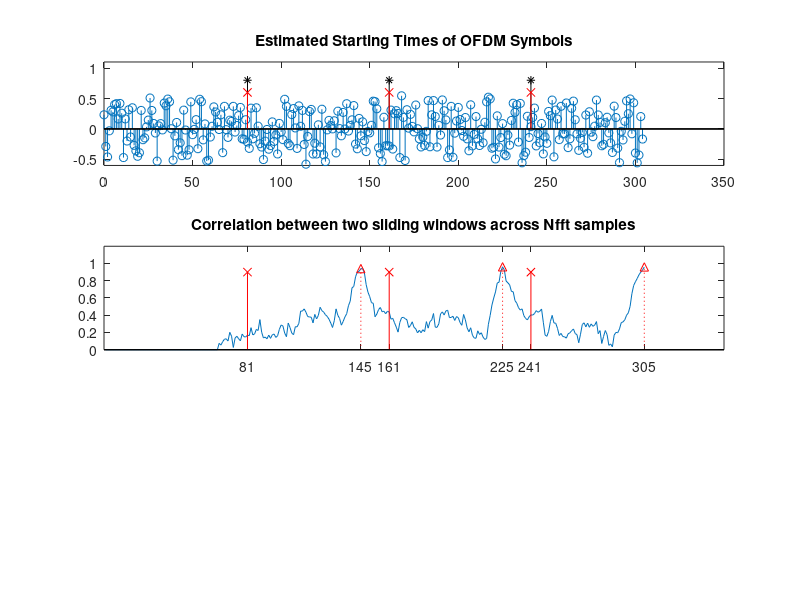

Write the MATLAB code that produced this figure.
%do_STO_estimation.m 
% To estimate the STO (Symbol Time Offset)
%Copyleft: Won Y. Yang, wyyang53@hanmail.net, CAU for academic use only
clear, clf
Cor_thd = 0.93; % Threshold of correlation for peak detection
Nfft=64;  Ng=16; % FFT/Guard interval size
Nsym=Nfft+Ng;  Nw=Ng; % Symbol/Window size
Nd=65; % Remaining period of the last symbol in the previous frame
% Make a pseudo frame to transmit
t_frame = rand(1,Nd)-0.5+j*( rand(1,Nd)-0.5);  
N_Symbols = 3; % Number of OFDM symbols to be generated for simulation
for i=1:N_Symbols
   symbol = rand(1,Nfft)-0.5+j*(rand(1,Nfft)-0.5); % An arbitrary data
   symbol_cp = [symbol(end-Ng+1:end) symbol]; % OFDM Symbol with CP
   t_frame = [t_frame symbol_cp]; % Append a frame by a symbol with CP
end
L_frame = length(t_frame);  nn=0:L_frame-1;
noise = 0.2*(rand(1,L_frame)-0.5 +j*(rand(1,L_frame)-0.5));
r = t_frame + noise;
sig_w = zeros(2,Nw); % Initialize the two sliding window buffers
STOs = [0]; % Initialize the STO buffer
for n=1:L_frame
   sig_w(1,:) = [sig_w(1,2:end) r(n)]; % Update signal window 1
   m = n-Nfft;
   if m>0
     sig_w(2,:)=[sig_w(2,2:end) r(m)]; % Update signal window 2
     den = norm(sig_w(1,:))*norm(sig_w(2,:));
     corr(n) = abs(sig_w(1,:)*sig_w(2,:)')/den;
     if corr(n)>Cor_thd & m>STOs(end)+Nsym-15
       STOs=[STOs  m]; % List the estimated STO
     end
   end
end
Estimated_STOs = STOs(2:end)
True_STOs = Nd+Ng + [0:N_Symbols-1]*Nsym
subplot(311)
stem(nn,real(r)), ylim([-0.6  1.1])
hold on, stem(True_STOs,0.8*ones(size(True_STOs)),'k*')
stem(Estimated_STOs,0.6*ones(size(Estimated_STOs)),'rx')
title('Estimated Starting Times of OFDM Symbols')
subplot(312)
plot(nn+1,corr), ylim([0  1.2]), hold on, stem(Estimated_STOs+Nfft,corr(Estimated_STOs+Nfft),'r:^')
% The points at which the correlation is presumably maximized,
%  yielding the STO estimates.  
stem(Estimated_STOs,0.9*ones(size(Estimated_STOs)),'rx')
title('Correlation between two sliding windows across Nfft samples')
set(gca,'XTick',sort([Estimated_STOs Estimated_STOs+Nfft]))